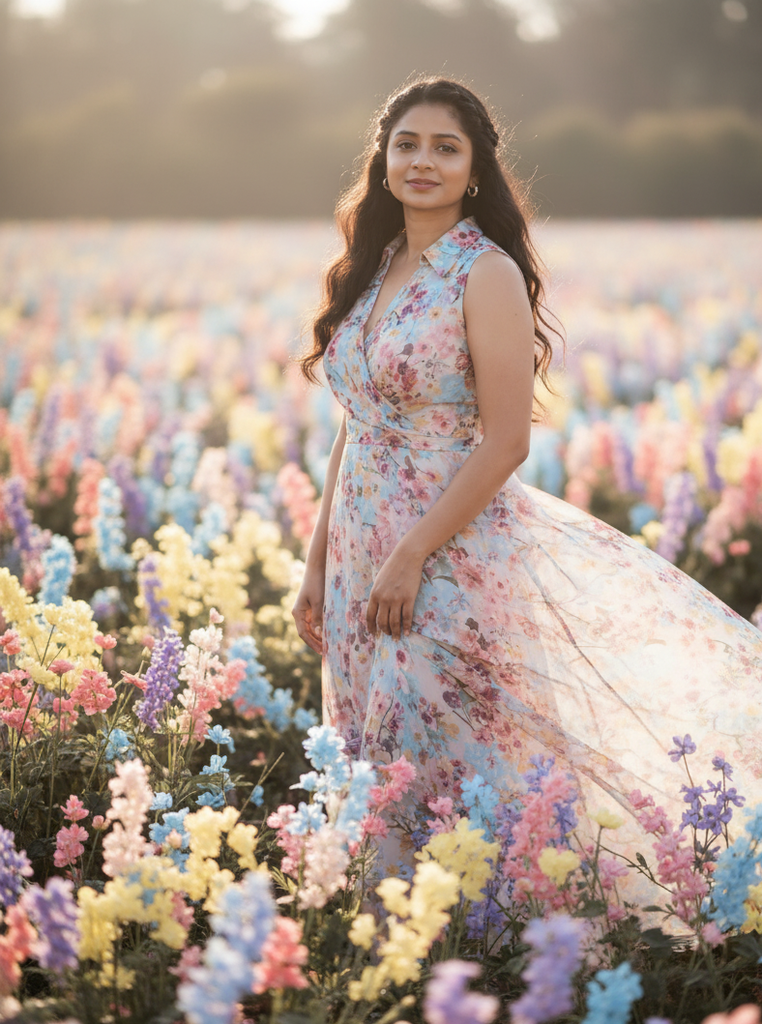
#> input picture set-2/image-1.png, 762 x 1024 px; its folder holds 4 pictures in this run
$ python crop-image.py
#> lines starting #> are read from the running program, lines starting #| are printed output that depends on the picture
import os
from PIL import Image
INPUT_DIR = "./set-2"        #Src dir folder
OUTPUT_DIR = "./set-2-cropped"      #Dest dir folder
# Watermark crop ratios (safe defaults for Gemini)
CROP_RIGHT_RATIO = 0.12   # 12% from right
CROP_BOTTOM_RATIO = 0.08  # 8% from bottom
SUPPORTED_EXTENSIONS = (".png", ".jpg", ".jpeg", ".webp")
os.makedirs(OUTPUT_DIR, exist_ok=True)
def crop_gemini_watermark(image_path, output_path):
#> called with image_path = './set-2/image-1.png', output_path = './set-2-cropped/image-1.png'
    img = Image.open(image_path)
#> img is the input picture: PIL image 762x1024 RGB; mean R, G, B 175.3, 156, 143.1
    width, height = img.size
#> width = 762; height = 1024
    # Calculate dynamic crop boundaries
    crop_right = int(width * (1 - CROP_RIGHT_RATIO))
#> crop_right = 670
    crop_bottom = int(height * (1 - CROP_BOTTOM_RATIO))
#> crop_bottom = 942
    # Crop box: (left, top, right, bottom)
    crop_box = (0, 0, crop_right, crop_bottom)
#> crop_box = (0, 0, 670, 942)
    cropped_img = img.crop(crop_box)
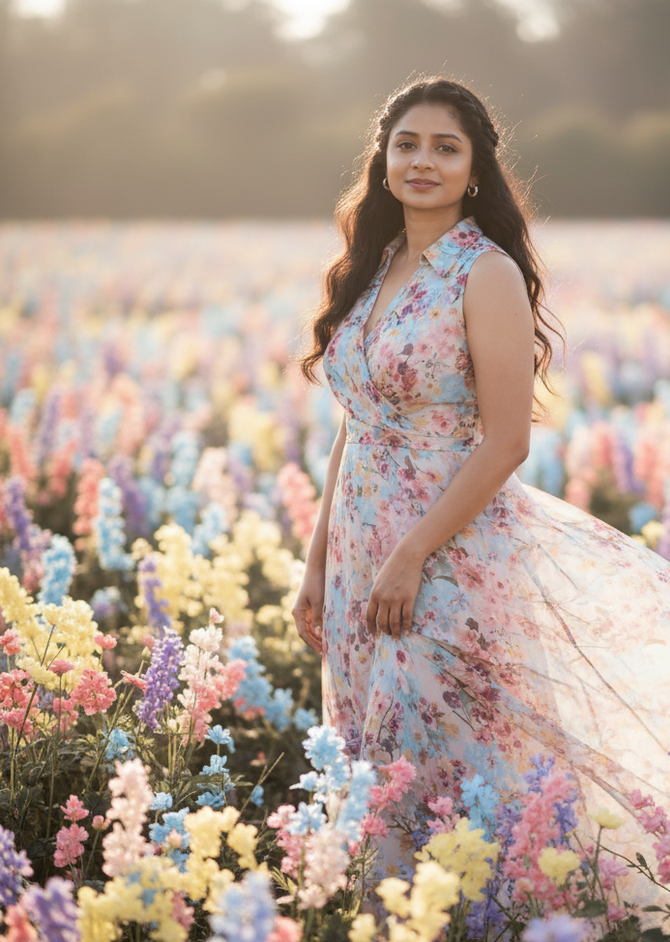
#> cropped_img: PIL image 670x942 RGB; mean R, G, B 180.7, 160.4, 146.7
    cropped_img.save(output_path)
    print(f"Cropped: {os.path.basename(image_path)}")
def process_folder():
    for filename in os.listdir(INPUT_DIR):
        if filename.lower().endswith(SUPPORTED_EXTENSIONS):
            input_path = os.path.join(INPUT_DIR, filename)
            output_path = os.path.join(OUTPUT_DIR, filename)
            crop_gemini_watermark(input_path, output_path)
#> pass 2 of the loop in process_folder, `for filename in os.listdir(INPUT_DIR):`:
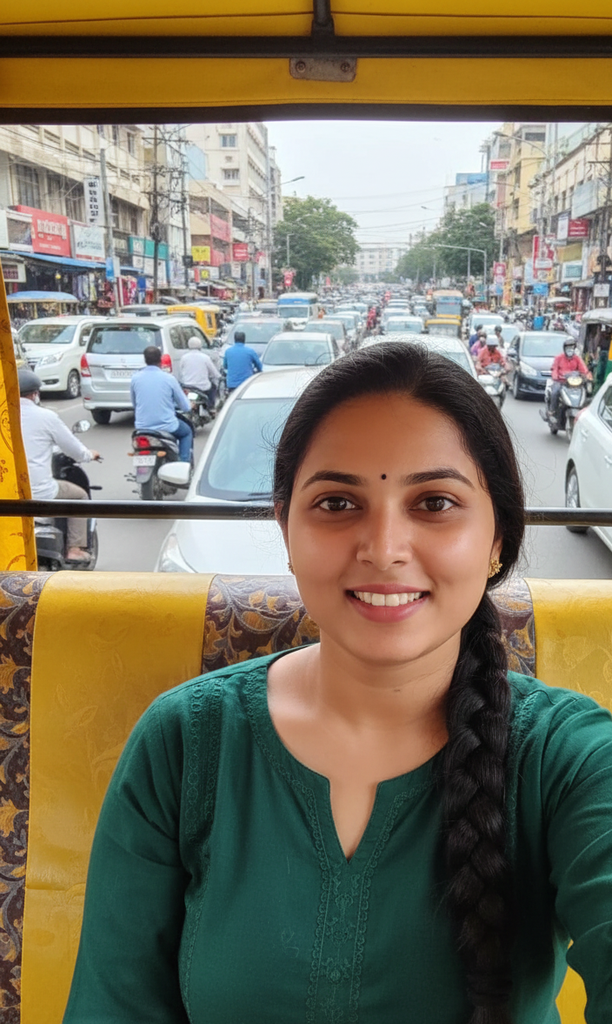
#> input picture set-2/image-10.png, 612 x 1024 px
#> in crop_gemini_watermark, img is the input picture: PIL image 612x1024 RGB; mean R, G, B 124.3, 117.1, 97.1
#> in crop_gemini_watermark (call 2), `cropped_img = img.crop(crop_box)`:
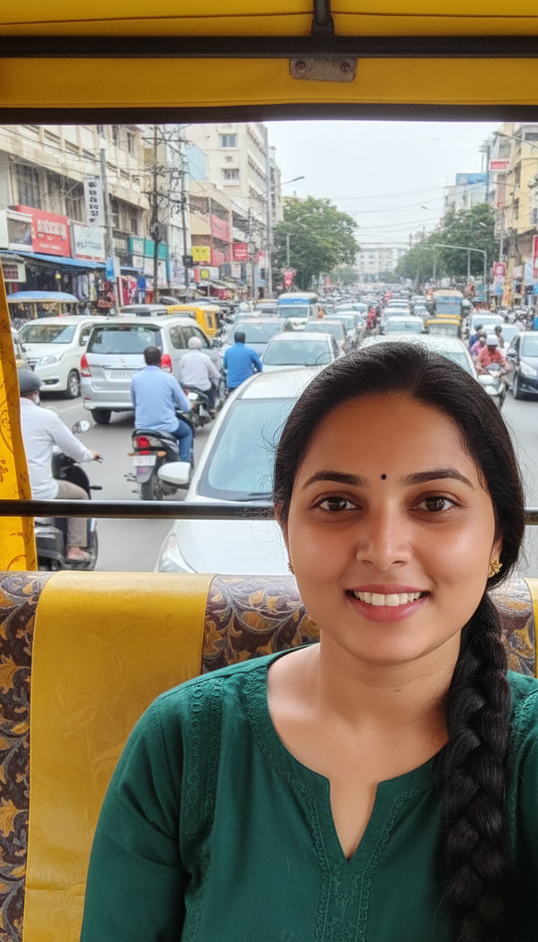
#> cropped_img: PIL image 538x942 RGB; mean R, G, B 131.7, 120.9, 100.8
#> pass 3 of the loop in process_folder, `for filename in os.listdir(INPUT_DIR):`:
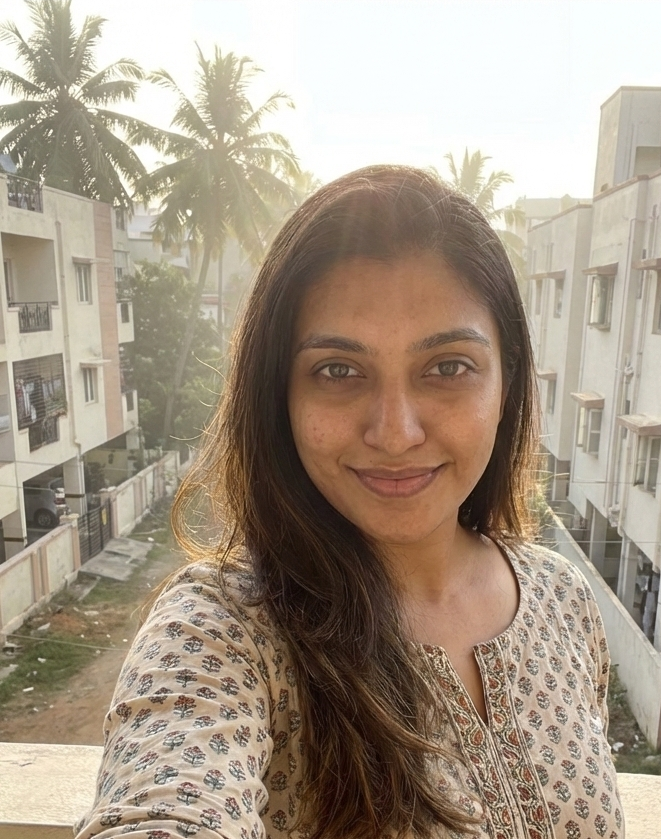
#> input picture set-2/image-11.png, 661 x 839 px
#> in crop_gemini_watermark, img is the input picture: PIL image 661x839 RGBA; mean R, G, B, A 166.9, 152.7, 136, 255
#> in crop_gemini_watermark (call 3), `cropped_img = img.crop(crop_box)`:
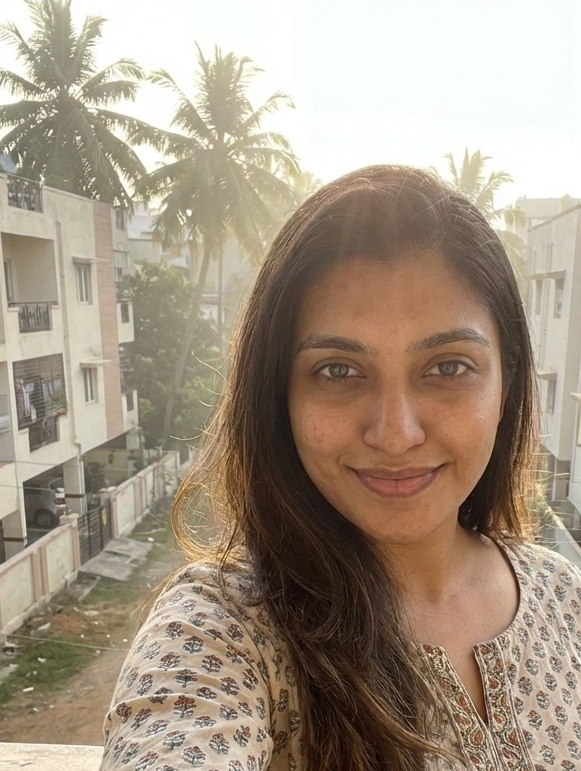
#> cropped_img: PIL image 581x771 RGBA; mean R, G, B, A 165.3, 150.3, 133.2, 255
#> the loop made 4 passes; the first 3 are shown
    print("\n All images processed...")
if __name__ == "__main__":
    process_folder()
